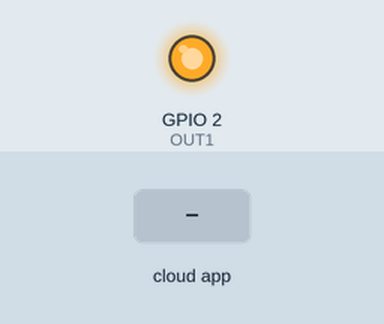
Recording of a sketch running on a simulated ESP8266 (NodeMCU). Parts: output pins drawn as LEDs (lit = HIGH). Inputs (shaded band) come from the test bench. WiFi joins after 1.5 s; servers stay silent unless stated; what the sketch prints to the serial monitor is not drawn.

Above: at 2.7 s.
2.8 s: the phone or cloud app sets Corridor.Light to 0
At 3.1 s:
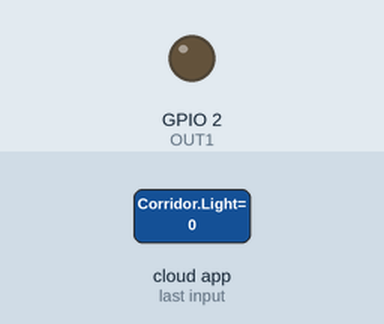
4.3 s: the phone or cloud app sets Corridor.Light to 64
At 5.5 s:
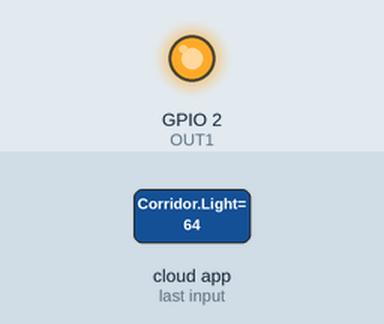
Timing chart, 0 to 7.3 s (numbered marks = the images above; inputs shaded):
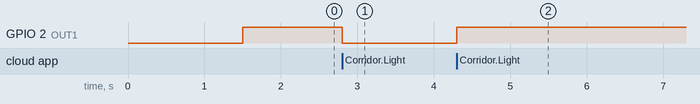

Measured:
- after the input at 2.8 s, GPIO 2 (OUT1): HIGH → LOW at once
- after the input at 4.3 s, GPIO 2 (OUT1): LOW → HIGH at once

The sketch:

espalexa.ino
```cpp
/*
 * This is a basic example on how to use Espalexa and its device declaration methods.
 */
#ifdef ARDUINO_ARCH_ESP32
#include <WiFi.h>
#else
#include <ESP8266WiFi.h>
#endif
#include <Espalexa.h>
#include <ESP8266WiFi.h>


// prototypes
boolean connectWifi();
#define OUT1 2 // D4

//callback functions
void corridorLightChanged(uint8_t brightness);

// Change this!!
const char* ssid = "wifi-ssid";
const char* password = "xxx";

boolean wifiConnected = false;

Espalexa espalexa;

void setup()
{
  Serial.begin(115200);
  // Initialise wifi connection
  wifiConnected = connectWifi();

  if(wifiConnected){
    espalexa.addDevice("Corridor Light", corridorLightChanged, 255);
    espalexa.begin();
    // LED
    pinMode(OUT1, OUTPUT);
    digitalWrite(OUT1, HIGH);
  } else {
    while (1) {
      Serial.println("Cannot connect to WiFi. Please check data and reset the ESP.");
      delay(2500);
    }
  }
}

void loop() {
  espalexa.loop();
  delay(1);
}

void corridorLightChanged(uint8_t brightness) {
  Serial.print("Corridor Light changed to ");
  if (brightness) {
    Serial.print("ON, brightness ");
    Serial.println(brightness);
    digitalWrite(OUT1, HIGH);
  }
  else  {
    Serial.println("OFF");
    digitalWrite(OUT1, LOW);
  }
}

// connect to wifi – returns true if successful or false if not
boolean connectWifi(){
  boolean state = true;
  int i = 0;

  WiFi.mode(WIFI_STA);
  WiFi.begin(ssid, password);
  Serial.println("");
  Serial.println("Connecting to WiFi");

  // Wait for connection
  Serial.print("Connecting...");
  while (WiFi.status() != WL_CONNECTED) {
    delay(500);
    Serial.print(".");
    if (i > 20){
      state = false; break;
    }
    i++;
  }
  Serial.println("");
  if (state){
    Serial.print("Connected to ");
    Serial.println(ssid);
    Serial.print("IP address: ");
    Serial.println(WiFi.localIP());
  }
  else {
    Serial.println("Connection failed.");
  }
  return state;
}
```
